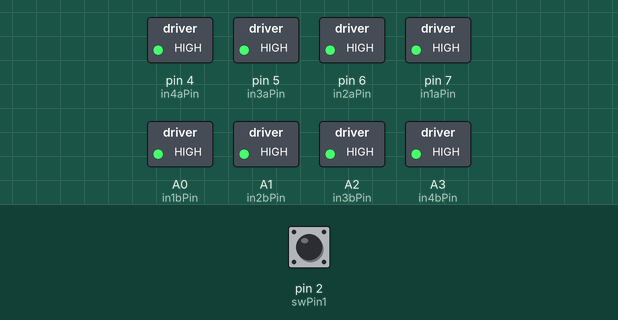
Recording of a sketch running on a simulated Arduino Uno, built with avr-gcc and run on an emulated ATmega328P. Shown: switched loads named in the sketch (green lamp = pin HIGH). The inputs (shaded band) are chosen by the test bench; at power-on: pin 2 (swPin1) LOW.

Above: at 1.2 s.
1.3 s: pin 2 (swPin1) pulled HIGH for 0.15 s
At 1.37 s:
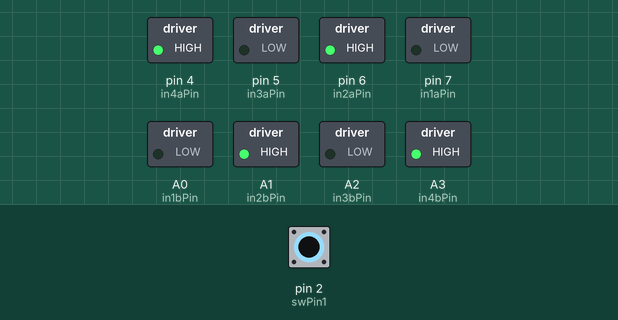
2.9 s: pin 2 (swPin1) pulled HIGH for 3.2 s
At 6.7 s:
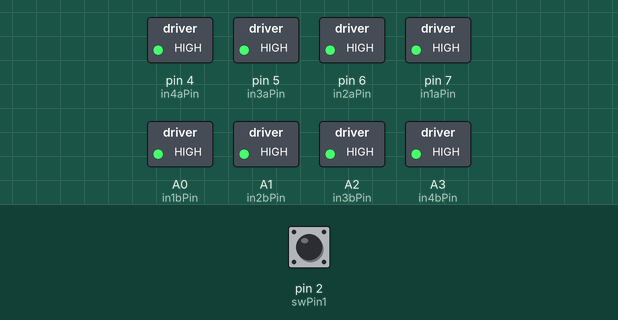
Timing chart, 0 to 8.2 s (numbered marks = the images above; inputs shaded):
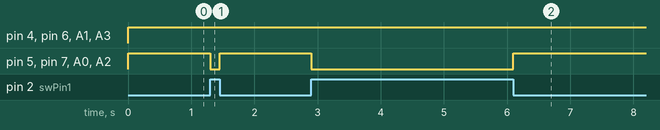

The sketch:

2_Motors_Switch.ino
```cpp
//Motor test 1 (for final)

// Pin connections
const int in1aPin = 7;
const int in2aPin = 6;
const int in3aPin = 5;
const int in4aPin = 4;

const int in1bPin = A0;
const int in2bPin = A1;
const int in3bPin = A2;
const int in4bPin = A3;

const int swPin1 = 2; //for testing

void setup() {
  pinMode(in1aPin, OUTPUT);
  pinMode(in2aPin, OUTPUT);
  pinMode(in3aPin, OUTPUT);
  pinMode(in4aPin, OUTPUT);

  pinMode(in1bPin, OUTPUT);
  pinMode(in2bPin, OUTPUT);
  pinMode(in3bPin, OUTPUT);
  pinMode(in4bPin, OUTPUT);
}

void loop() {

  if (digitalRead(swPin1) == HIGH) {
    //Front
    digitalWrite(in1aPin, LOW);
    digitalWrite(in2aPin, HIGH);
    digitalWrite(in3aPin, LOW);
    digitalWrite(in4aPin, HIGH);

    digitalWrite(in1bPin, LOW);
    digitalWrite(in2bPin, HIGH);
    digitalWrite(in3bPin, LOW);
    digitalWrite(in4bPin, HIGH);
  }
  else {
    digitalWrite(in1aPin, HIGH);
    digitalWrite(in2aPin, HIGH);
    digitalWrite(in3aPin, HIGH);
    digitalWrite(in4aPin, HIGH);

    digitalWrite(in1bPin, HIGH);
    digitalWrite(in2bPin, HIGH);
    digitalWrite(in3bPin, HIGH);
    digitalWrite(in4bPin, HIGH);
  }
}

//Back
//    digitalWrite(in1aPin, HIGH);
//    digitalWrite(in2aPin, LOW);
//    digitalWrite(in3aPin, HIGH);
//    digitalWrite(in4aPin, LOW);
//
//    digitalWrite(in1bPin, HIGH);
//    digitalWrite(in2bPin, LOW);
//    digitalWrite(in3bPin, HIGH);
//    digitalWrite(in4bPin, LOW);
```

Measured:
- after the input at 1.3 s, pin 5 (in3aPin), pin 7 (in1aPin), A0 (in1bPin), A2 (in3bPin): HIGH → LOW at once, → HIGH 0.15 s later
- after the input at 2.9 s, pin 5 (in3aPin), pin 7 (in1aPin), A0 (in1bPin), A2 (in3bPin): HIGH → LOW at once, → HIGH 3.2 s later
